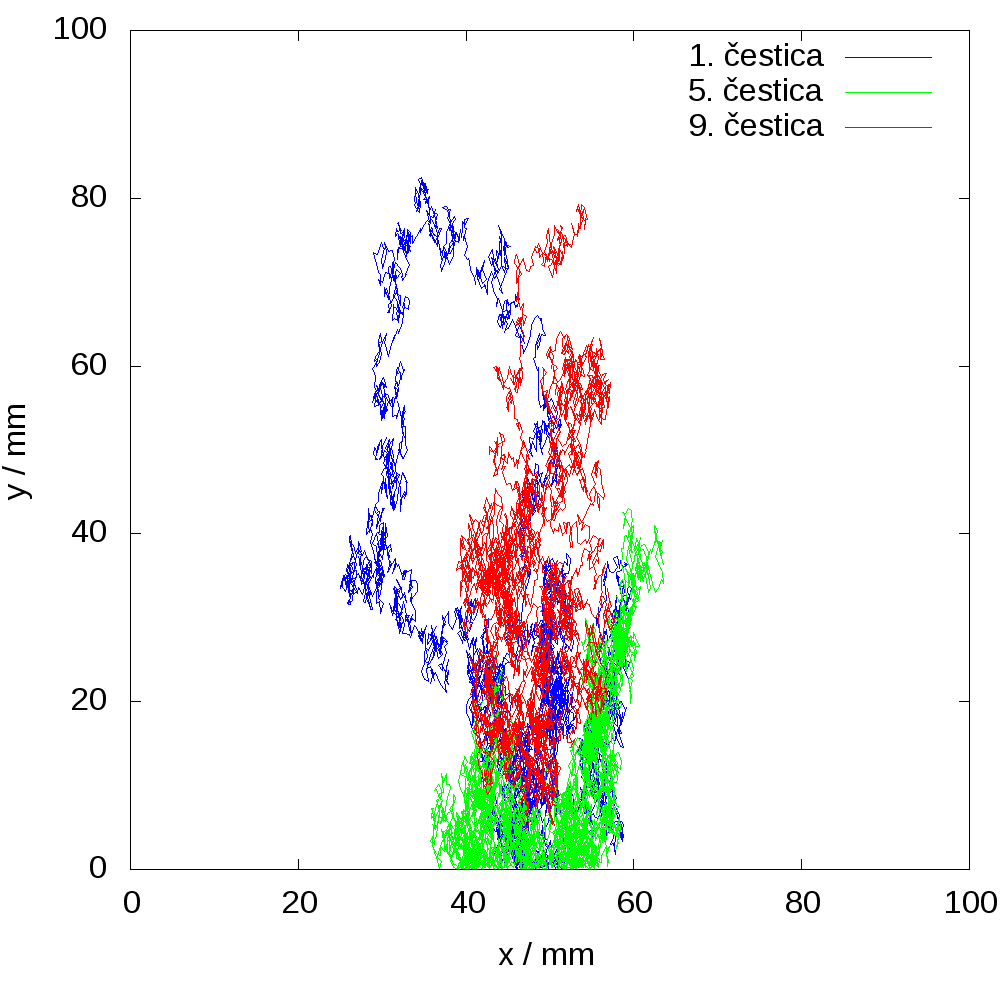

Generate this figure with gnuplot:
unset multiplot
reset
set term png enhanced \
    font 'Arial,24'\
    size 1000,1000
set output 'r3w.png'

set offsets 0, 0, 0, 0
set lmargin 0
set bmargin 0
set rmargin 0
set tmargin 0

set style line 1  lw 1 lc rgb "blue"
set style line 2  lw 1 lc rgb "cyan"
set style line 3  lw 1 lc rgb "green"
set style line 4  lw 1 lc rgb "orange"
set style line 5  lw 1 lc rgb "red"
set style line 6  lw 1 lc rgb "gray"
set style line 7  lw 1 lc rgb "black"


set multiplot
  set origin 0.13,0.13
  set size 0.84,0.84
    set xlabel 'x / mm'
    set ylabel 'y / mm' offset 1.0, 0

    plot [0:100][0:100] 'primjer1.txt' i 0 u 2:3 w l ls 1 ti '1. čestica', \
                        'primjer1.txt' i 0 u 4:5 w l ls 3 ti '5. čestica', \
                        'primjer1.txt' i 0 u 6:7 w l ls 5 ti '9. čestica' 

unset multiplot
unset output

